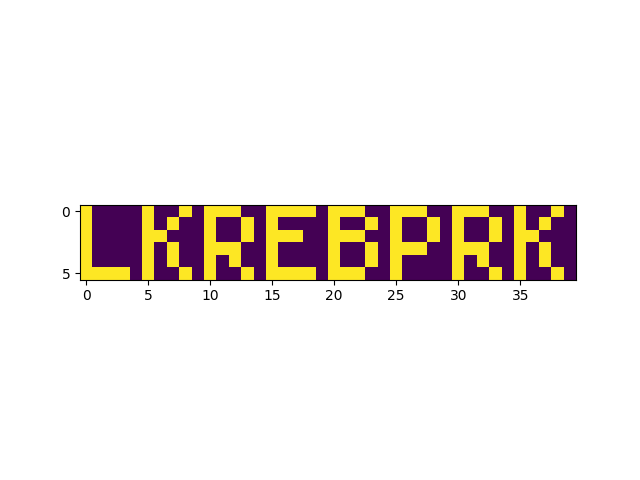

This chart was generated by the following Python code:
from typing import Tuple
import numpy as np
import matplotlib.pyplot as plt


def part_one(file_path: str) -> int:
    """
    returns the number of visible dots after 1 fold

    Args:
        file_path (str):

    Returns:
        [type]:
    """

    # read file
    with open(file_path) as f:
        lines = f.readlines()

    # get instructions
    instructions = lines[lines.index("\n") + 1 :]

    # initialise dots
    X = initialise_dots(lines)

    # perform single instruction
    X = perform_instructions(X, [instructions[0]])

    return (X > 0).sum()


def part_two(file_path: str):
    """
    Performs all instructions for dots and outputs
    final graph as an image.

    Args:
        file_path (str):

    Returns:
        None
    """
    # read file
    with open(file_path) as f:
        lines = f.readlines()

    # get instructions
    instructions = lines[lines.index("\n") + 1 :]

    # initialise dots
    X = initialise_dots(lines)

    # perform instructions
    X = perform_instructions(X, instructions) > 0

    # flip iamge
    X = np.flipud(X)

    # plot image
    plt.imshow(X)

    # save image
    plt.savefig("aoc/day_13.png")

    # clear image
    plt.clf()


def initialise_dots(lines: list) -> np.array:
    """
    parse input to form a binary np array

    Args:
        lines (list): input text

    Returns:
        np.array: binary np array
    """
    # get relevant lines
    data = lines[: lines.index("\n")]

    # Get co-ordinate pairs of each dot
    X_pair = np.array([[int(x) for x in line.strip().split(",")] for line in data])

    # Create a zero array to fill in
    X = np.zeros(tuple(X_pair.max(axis=0) + 1)[::-1])

    # for each co-ordinate pair
    for pair in X_pair:
        j, i = tuple(pair)
        # set coordinate to 0
        X[i, j] = 1

    # return array
    return X


def perform_instructions(X: np.array, instructions: list) -> np.array:
    """
    perform instruction that involves folding array along a specified
    axis

    Args:
        X (np.array): input array
        instructions (list): list of arrays

    Returns:
        np.array: folded array
    """
    # for each instruction
    for instruction in instructions:

        # parse instructions
        axis, value = parse_instructions(instruction)

        # if folding along x
        if axis == 1:
            # split array
            X1 = X[:, :value]
            X2 = X[:, value + 1 :]
            # flip 2nd array
            X2 = np.fliplr(X2)

        elif axis == 0:
            # split array
            X1 = X[:value, :]
            X2 = X[value + 1 :, :]
            # flip 2nd array
            X1 = np.flipud(X1)
        # add arrays
        X = X1 + X2
    # return array
    return X


def parse_instructions(instruction: str) -> Tuple[int, int]:
    """
    parse instruction to give axis to fold on and position to split on

    Args:
        instruction (str): input instruction

    Raises:
        ValueError: if axis is not x or y

    Returns:
        Tuple[int, int]: axis and line to fold on
    """

    axis, value = instruction.split("=")
    axis = axis[-1]
    value = int(value)

    if axis == "y":
        return 0, value
    elif axis == "x":
        return 1, value
    else:
        raise ValueError


if __name__ == "__main__":
    print(part_one("aoc/inputs/day_13.txt"))
    print(part_two("aoc/inputs/day_13.txt"))
